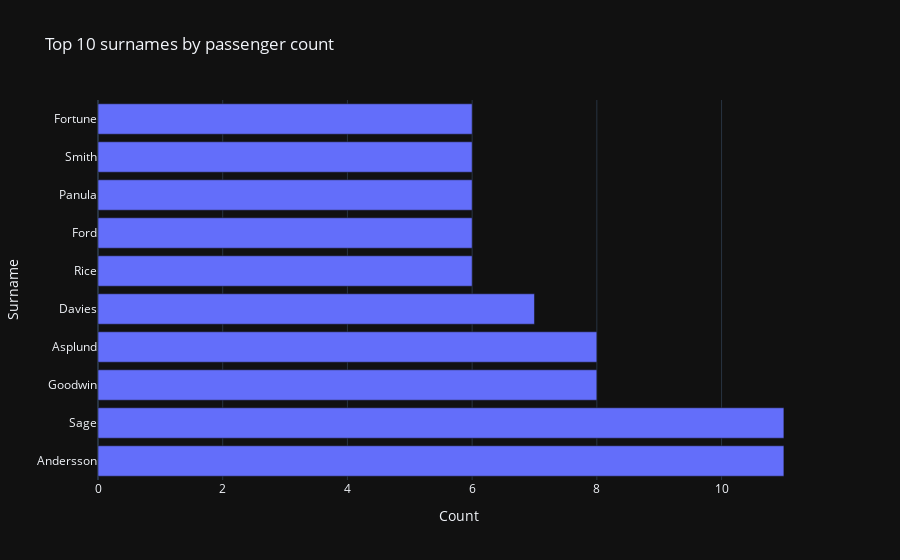

This figure's notebook cell:
### Markdown cell above
Horizontal bar chart (интерактивный): топ 10 фамилий по количеству пассажиров

### Code cell
top_surnames = df_names['Surname'].value_counts().nlargest(10).reset_index()
top_surnames.columns = ['Surname','Count']
fig = px.bar(top_surnames, x='Count', y='Surname', orientation='h', title='Top 10 surnames by passenger count')
fig

### Figure 1 — Plotly figure (JSON) as saved in the notebook; plotly's stock layout.template omitted (floating-point values rounded to 4 significant figures)
{"data": [{"hovertemplate": "Count=%{x}<br>Surname=%{y}<extra></extra>", "legendgroup": "", "marker": {"color": "#636efa", "pattern": {"shape": ""}}, "name": "", "orientation": "h", "showlegend": false, "textposition": "auto", "x": [11, 11, 8, 8, 7, 6, 6, 6, 6, 6], "xaxis": "x", "y": ["Andersson", "Sage", "Goodwin", "Asplund", "Davies", "Rice", "Ford", "Panula", "Smith", "Fortune"], "yaxis": "y", "type": "bar"}], "layout": {"xaxis": {"anchor": "y", "domain": [0.0, 1.0], "title": {"text": "Count"}}, "yaxis": {"anchor": "x", "domain": [0.0, 1.0], "title": {"text": "Surname"}}, "legend": {"tracegroupgap": 0}, "title": {"text": "Top 10 surnames by passenger count"}, "barmode": "relative"}}
